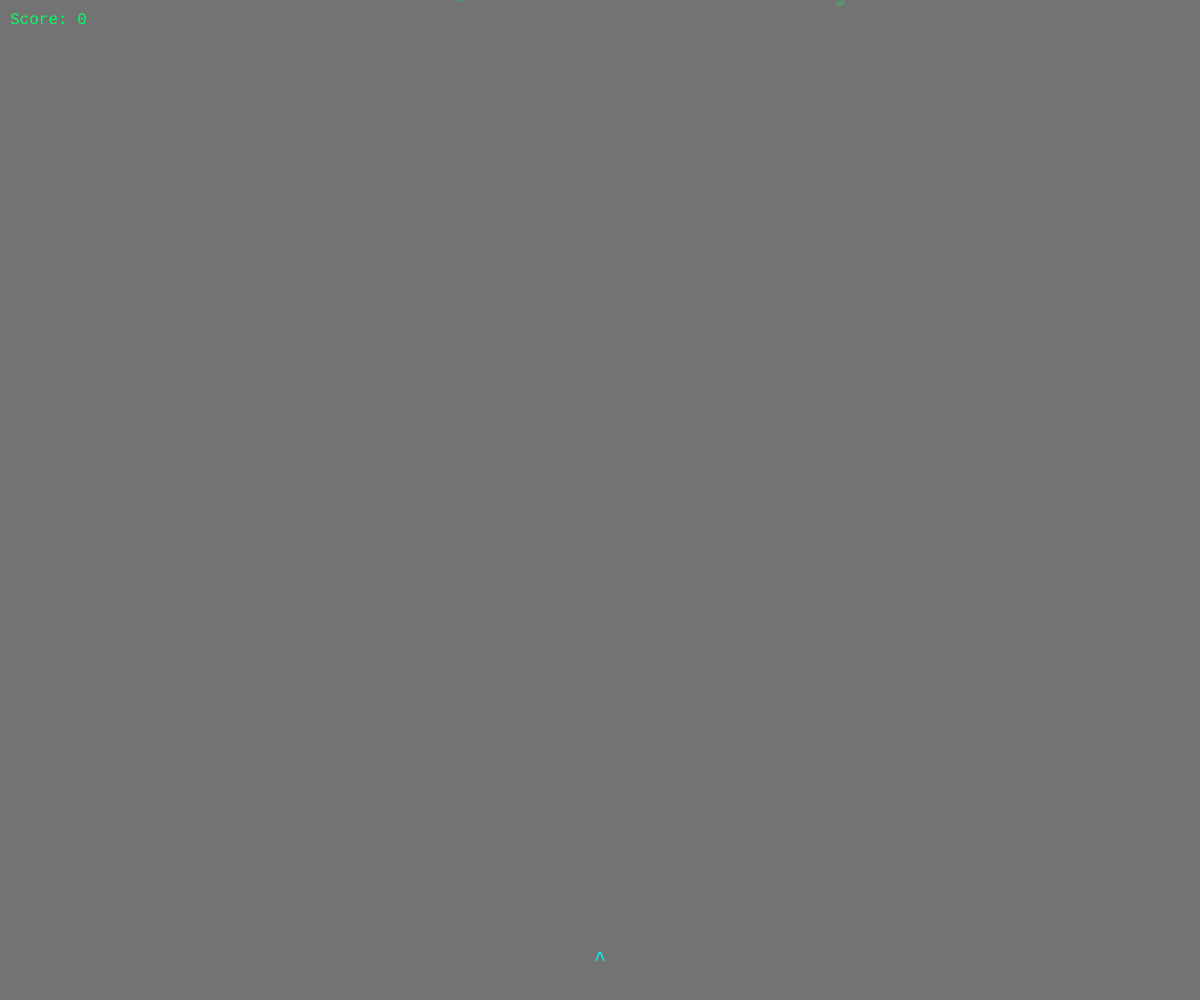
Frame 1 (no input)
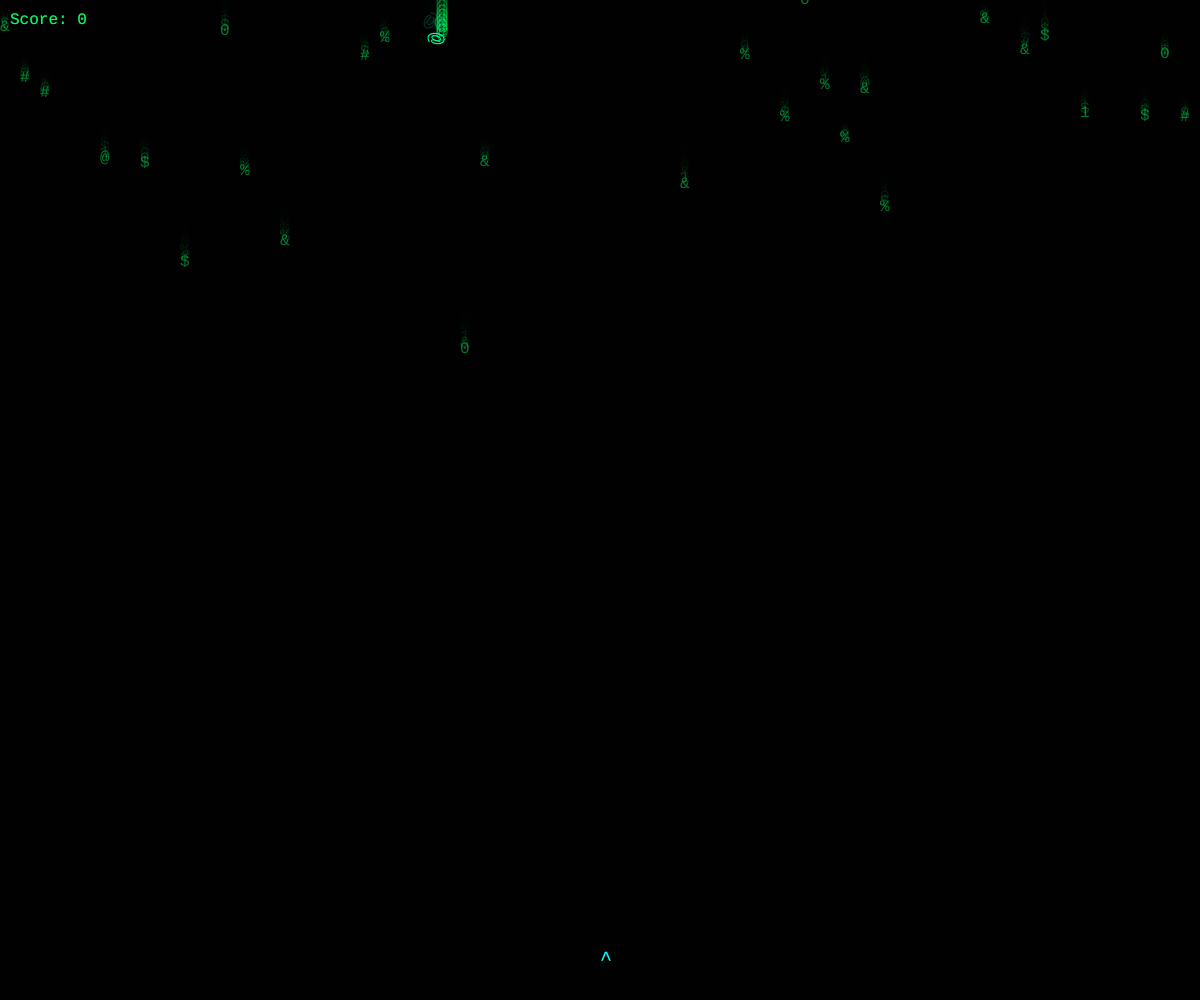
Frame 60 (no input)
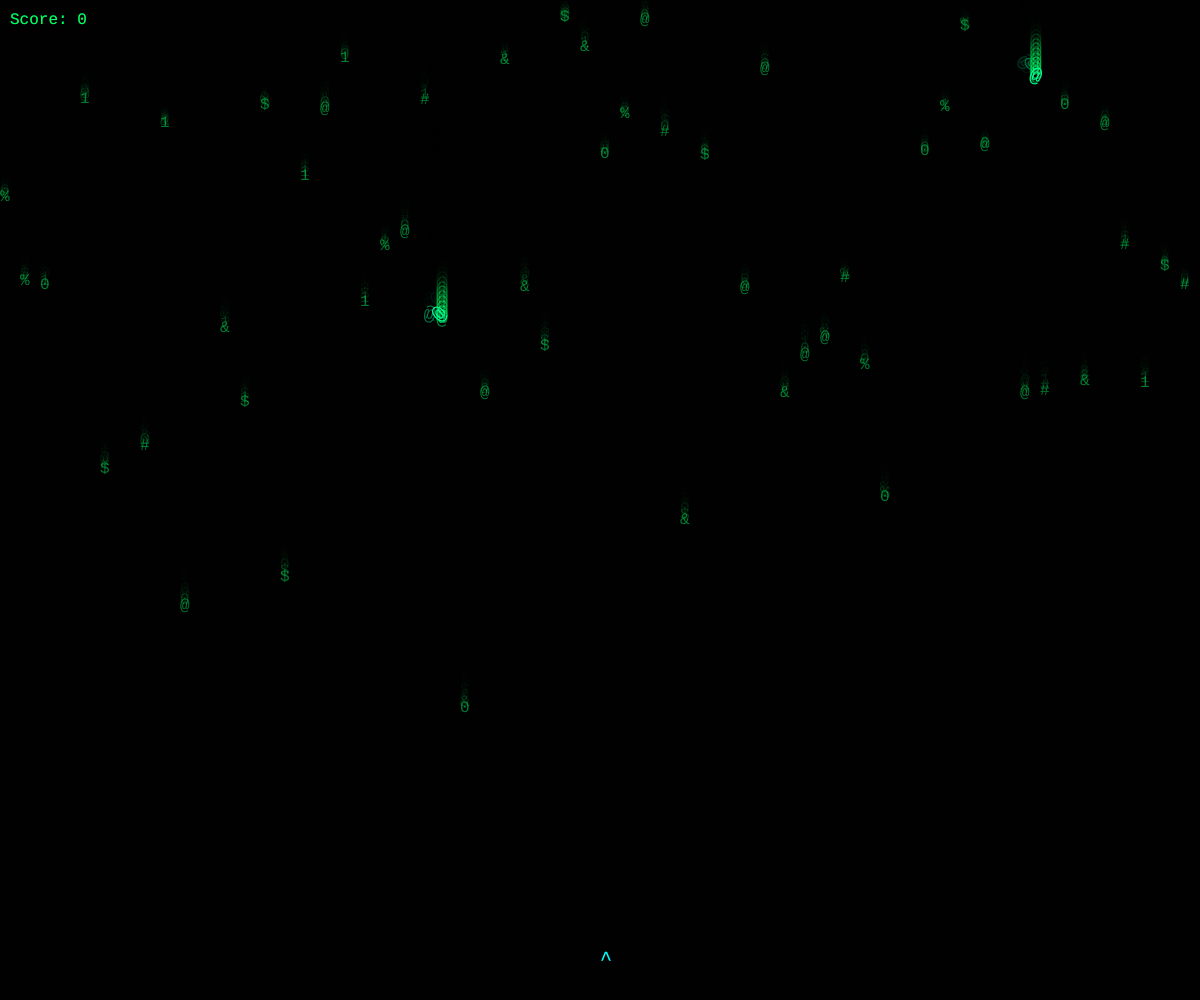
Frame 120 (the mouse pressed at the canvas centre since frame 60)

The p5.js sketch that drew these frames (run headless with seeded random() and noise() and a simulated clock; from frame 60 on, the mouse is pressed at the canvas centre):

// p5.js sketch
// ── sketch.js
let player;
let bullets = [];
let enemies = [];
let particles = [];
let rain = [];
let bossBullets = [];

let score = 0;
let gameOver = false;
let victory = false;

let bossActive = false;
let bossHealth = 30;
let bossY = -200;

let trailLength = 8;

let big404 = [
"██   ██  ██████   ██   ██",
"██   ██ ██  ██   ██   ██",
"███████ ██  ██   ███████",
"     ██ ██  ██        ██",
"     ██  ██████        ██"
];

/* ---------- SETUP ---------- */
function setup() {
  createCanvas(windowWidth, windowHeight);
  textFont("monospace");
  textAlign(CENTER, CENTER);
  player = new Player();

  for (let i = 0; i < width / 20; i++) {
    rain.push(new RainDrop(i * 20));
  }
}

/* ---------- DRAW ---------- */
function draw() {
  background(0, 140);

  // matrix rain
  for (let r of rain) {
    r.update();
    r.show();
  }

  if (victory) {
    showVictory();
    return;
  }

  if (gameOver) {
    showGameOver();
    return;
  }

  // trigger boss
  if (score >= 15 && !bossActive) {
    bossActive = true;
    enemies = [];
  }

  player.update();
  player.show();

  // bullets
  for (let i = bullets.length - 1; i >= 0; i--) {
    bullets[i].update();
    bullets[i].show();
    if (bullets[i].offscreen()) bullets.splice(i, 1);
  }

  /* ---------- NORMAL ENEMIES ---------- */
  if (!bossActive) {
    if (frameCount % 50 === 0) enemies.push(new Enemy());

    for (let i = enemies.length - 1; i >= 0; i--) {
      enemies[i].update();
      enemies[i].show();

      if (dist(enemies[i].x, enemies[i].y, player.x, player.y) < 20) {
        gameOver = true;
      }

      for (let j = bullets.length - 1; j >= 0; j--) {
        if (dist(bullets[j].x, bullets[j].y, enemies[i].x, enemies[i].y) < 15) {
          explode(enemies[i].x, enemies[i].y);
          enemies.splice(i, 1);
          bullets.splice(j, 1);
          score++;
          break;
        }
      }
    }
  }

  /* ---------- PARTICLES ---------- */
  for (let i = particles.length - 1; i >= 0; i--) {
    particles[i].update();
    particles[i].show();
    if (particles[i].life <= 0) particles.splice(i, 1);
  }

  /* ---------- BOSS ---------- */
  if (bossActive) {
    updateBoss();
    drawBoss();
  }

  drawUI();
}

/* ---------- MATRIX RAIN ---------- */
class RainDrop {
  constructor(x) {
    this.x = x;
    this.y = random(-500, 0);
    this.speed = random(2, 6);
    this.chars = "01@#$%&";
  }

  update() {
    this.y += this.speed;
    if (this.y > height) this.y = random(-200, 0);
  }

  show() {
    fill(0, 255, 100, 120);
    textSize(16);
    let c = this.chars.charAt(floor(random(this.chars.length)));
    text(c, this.x, this.y);
  }
}

/* ---------- PLAYER ---------- */
class Player {
  constructor() {
    this.x = width / 2;
    this.y = height - 40;
    this.speed = 6;
  }

  update() {
    if (keyIsDown(LEFT_ARROW)) this.x -= this.speed;
    if (keyIsDown(RIGHT_ARROW)) this.x += this.speed;
    this.x = constrain(this.x, 20, width - 20);
  }

  show() {
    fill(0, 255, 255);
    textSize(20);
    text("^", this.x, this.y);
  }
}

/* ---------- BULLET ---------- */
class Bullet {
  constructor(x, y) {
    this.x = x;
    this.y = y;
  }

  update() {
    this.y -= 8;
  }

  show() {
    fill(255, 255, 0);
    text("|", this.x, this.y);
  }

  offscreen() {
    return this.y < 0;
  }
}

/* ---------- ENEMY ---------- */
class Enemy {
  constructor() {
    this.x = random(width);
    this.y = -20;
    this.speed = random(2, 5);
    this.angle = random(360);
    this.spin = random(-5, 5);
    this.history = [];
  }

  update() {
    this.y += this.speed;
    this.angle += this.spin;

    this.history.push({ x: this.x, y: this.y });
    if (this.history.length > trailLength) this.history.shift();
  }

  show() {
    for (let i = 0; i < this.history.length; i++) {
      let p = this.history[i];
      fill(0, 255, 100, map(i, 0, this.history.length, 20, 150));
      text("@", p.x, p.y);
    }

    push();
    translate(this.x, this.y);
    rotate(this.angle);
    fill(0, 255, 150);
    text("@", 0, 0);
    pop();
  }
}

/* ---------- PARTICLES (SAFE ASCII) ---------- */
function explode(x, y) {
  let chars = "@#$%01";
  for (let i = 0; i < 15; i++) {
    let c = chars.charAt(floor(random(chars.length)));
    particles.push(new Particle(x, y, c));
  }
}

class Particle {
  constructor(x, y, c) {
    this.x = x;
    this.y = y;
    this.vx = random(-2, 2);
    this.vy = random(-2, 2);
    this.life = 60;
    this.char = c;
  }

  update() {
    this.x += this.vx;
    this.y += this.vy;
    this.life--;
  }

  show() {
    fill(0, 255, 100, this.life * 4);
    text(this.char, this.x, this.y);
  }
}

/* ---------- BOSS ---------- */
class BossBullet {
  constructor(x, y) {
    this.x = x;
    this.y = y;
    this.speed = random(3, 6);
  }

  update() {
    this.y += this.speed;
  }

  show() {
    fill(0, 255, 100);
    text("#", this.x, this.y);
  }

  offscreen() {
    return this.y > height;
  }
}

function drawBoss() {
  fill(0, 255, 100);
  textSize(20);
  textAlign(CENTER, CENTER);

  let lineHeight = 30;
  let totalHeight = big404.length * lineHeight;
  let startY = bossY - totalHeight / 2;

  for (let i = 0; i < big404.length; i++) {
    text(big404[i], width / 2, startY + i * lineHeight);
  }

  // HP display centered above boss
  textSize(14);
  text("BOSS HP: " + bossHealth, width / 2, startY - 30);
}

function updateBoss() {
  if (bossY < 150) bossY += 1;

  // boss shoots
  if (frameCount % 25 === 0) {
    bossBullets.push(
      new BossBullet(random(width / 2 - 160, width / 2 + 160), bossY + 60)
    );
  }

  // bullets update
  for (let i = bossBullets.length - 1; i >= 0; i--) {
    bossBullets[i].update();
    bossBullets[i].show();

    if (dist(bossBullets[i].x, bossBullets[i].y, player.x, player.y) < 15) {
      gameOver = true;
    }

    if (bossBullets[i].offscreen()) {
      bossBullets.splice(i, 1);
    }
  }

  // damage boss
  for (let i = bullets.length - 1; i >= 0; i--) {
    if (bullets[i].y < bossY + 120 && bullets[i].y > bossY) {
      bossHealth--;
      bullets.splice(i, 1);
    }
  }

  if (bossHealth <= 0) {
    victory = true;
  }
}

/* ---------- UI ---------- */
function drawUI() {
  fill(0, 255, 100);
  textAlign(LEFT);
  textSize(16);
  text("Score: " + score, 10, 20);
}

/* ---------- SCREENS ---------- */
function showGameOver() {
  fill(255, 0, 0);
  textSize(30);
  textAlign(CENTER);
  text("YOU WERE FOUND", width / 2, height / 2 - 40);

  drawRestartButton();
}

function showVictory() {
  fill(0, 255, 100);
  textAlign(CENTER, CENTER);

  textSize(32);
  text("SYSTEM RESTORED", width / 2, height / 2 - 80);

  drawRestartButton();
}

/* ---------- BUTTON ---------- */
function drawRestartButton() {
  let bx = width / 2;
  let by = height / 2 + 20;

  rectMode(CENTER);

  fill(20);
  rect(bx, by, 240, 55);

  fill(0, 255, 100);
  textAlign(CENTER, CENTER);
  textSize(16);
  text("RETURN / RESTART", bx, by);
}

function mousePressed() {
  if (gameOver || victory) {
    let bx = width / 2;
    let by = height / 2 + 20;

    if (
      mouseX > bx - 120 &&
      mouseX < bx + 120 &&
      mouseY > by - 27 &&
      mouseY < by + 27
    ) {
      resetGame();
    }
  }

}

/* ---------- RESET ---------- */
function resetGame() {
  score = 0;
  enemies = [];
  bullets = [];
  particles = [];
  bossBullets = [];

  gameOver = false;
  victory = false;
  bossActive = false;

  bossHealth = 30;
  bossY = -200;
}

/* ---------- INPUT ---------- */
function keyPressed() {
  if (key === " ") {
    bullets.push(new Bullet(player.x, player.y - 10));
  }
}

function windowResized() {
  resizeCanvas(windowWidth, windowHeight);
}
